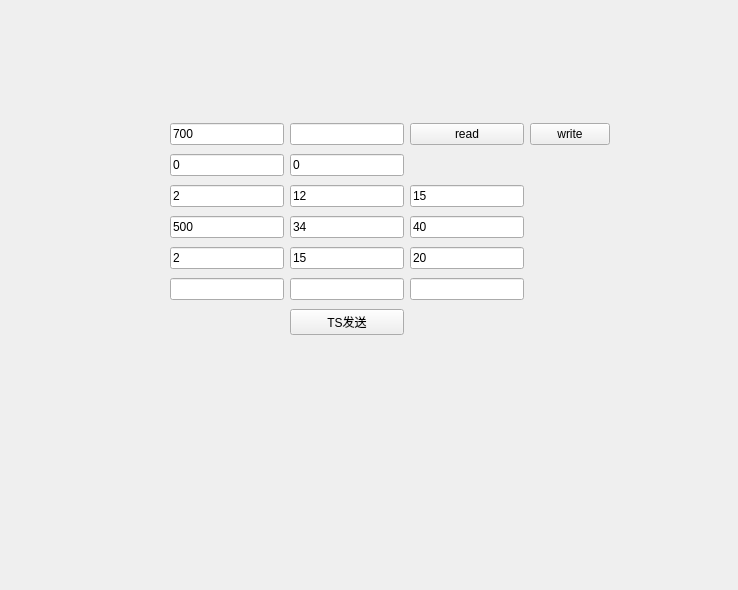
<?xml version="1.0" encoding="UTF-8"?>
<ui version="4.0">
 <class>modbusWin</class>
 <widget class="QWidget" name="modbusWin">
  <property name="geometry">
   <rect>
    <x>0</x>
    <y>0</y>
    <width>738</width>
    <height>590</height>
   </rect>
  </property>
  <property name="windowTitle">
   <string>Form</string>
  </property>
  <widget class="QWidget" name="layoutWidget">
   <property name="geometry">
    <rect>
     <x>170</x>
     <y>120</y>
     <width>440</width>
     <height>219</height>
    </rect>
   </property>
   <layout class="QGridLayout" name="gridLayout_8">
    <item row="7" column="2">
     <widget class="QLineEdit" name="modbus">
      <property name="text">
       <string/>
      </property>
     </widget>
    </item>
    <item row="6" column="1">
     <widget class="QLineEdit" name="d508">
      <property name="text">
       <string>15</string>
      </property>
     </widget>
    </item>
    <item row="7" column="0">
     <widget class="QLineEdit" name="val"/>
    </item>
    <item row="1" column="1">
     <widget class="QLineEdit" name="d700">
      <property name="text">
       <string>0</string>
      </property>
     </widget>
    </item>
    <item row="3" column="1">
     <widget class="QLineEdit" name="d500">
      <property name="text">
       <string>12</string>
      </property>
     </widget>
    </item>
    <item row="1" column="0">
     <widget class="QLineEdit" name="optype">
      <property name="text">
       <string>0</string>
      </property>
     </widget>
    </item>
    <item row="6" column="0">
     <widget class="QLineEdit" name="length">
      <property name="text">
       <string>2</string>
      </property>
     </widget>
    </item>
    <item row="3" column="2">
     <widget class="QLineEdit" name="d520">
      <property name="text">
       <string>15</string>
      </property>
     </widget>
    </item>
    <item row="0" column="0">
     <widget class="QLineEdit" name="test_addr">
      <property name="text">
       <string>700</string>
      </property>
     </widget>
    </item>
    <item row="6" column="2">
     <widget class="QLineEdit" name="d528">
      <property name="text">
       <string>20</string>
      </property>
     </widget>
    </item>
    <item row="0" column="2">
     <widget class="QPushButton" name="read">
      <property name="text">
       <string>read</string>
      </property>
     </widget>
    </item>
    <item row="8" column="1">
     <widget class="QPushButton" name="modbusSend_2">
      <property name="text">
       <string>TS发送</string>
      </property>
     </widget>
    </item>
    <item row="7" column="1">
     <widget class="QLineEdit" name="val_2"/>
    </item>
    <item row="5" column="2">
     <widget class="QLineEdit" name="d524">
      <property name="text">
       <string>40</string>
      </property>
     </widget>
    </item>
    <item row="5" column="1">
     <widget class="QLineEdit" name="d504">
      <property name="text">
       <string>34</string>
      </property>
     </widget>
    </item>
    <item row="5" column="0">
     <widget class="QLineEdit" name="addr">
      <property name="text">
       <string>500</string>
      </property>
     </widget>
    </item>
    <item row="3" column="0">
     <widget class="QLineEdit" name="ceil">
      <property name="text">
       <string>2</string>
      </property>
     </widget>
    </item>
    <item row="0" column="1">
     <widget class="QLineEdit" name="test_val"/>
    </item>
    <item row="0" column="3">
     <widget class="QPushButton" name="write">
      <property name="text">
       <string>write</string>
      </property>
     </widget>
    </item>
   </layout>
  </widget>
 </widget>
 <resources/>
 <connections/>
</ui>
